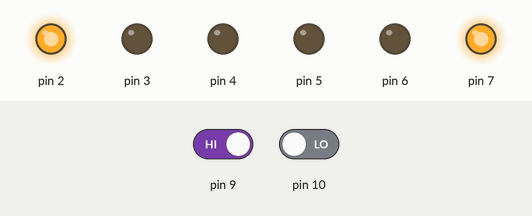
Recording of a sketch running on a simulated Arduino Uno, built with avr-gcc and run on an emulated ATmega328P. Parts: output pins drawn as LEDs (lit = HIGH). Dashed ring = blinking. Inputs (shaded band) come from the test bench; at power-on: pin 9 HIGH, pin 10 LOW.

Above: at 18.0 s.
18.1 s: pin 9 driven LOW
At 19.3 s:
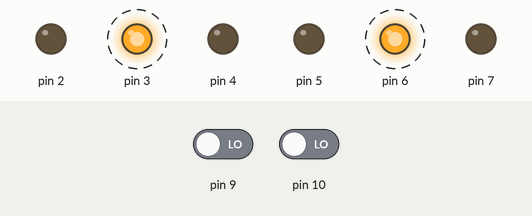
At 20.8 s:
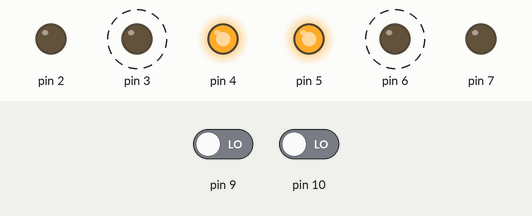
28.1 s: pin 10 driven HIGH
Timing chart, 0 to 43.5 s (numbered marks = the images above; inputs shaded):
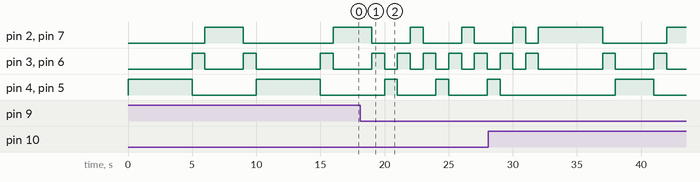

Measured:
- after the input at 18.1 s, pin 3, pin 6: alternates HIGH for 1.0 s and LOW for 1.0 s, starting after 2.9 s
- by itself, pin 4, pin 5: alternates HIGH for 5.0 s and LOW for 5.0 s

The sketch:

traffic_light_code.ino
```cpp
void setup() {
  // put your setup code here, to run once:
  Serial.begin(9600);
  pinMode(2,OUTPUT);
  pinMode(3,OUTPUT);
  pinMode(4,OUTPUT);
  pinMode(5,OUTPUT);
  pinMode(6,OUTPUT);
  pinMode(7,OUTPUT);
  pinMode(9,INPUT);
  pinMode(10,INPUT);

}
void loop() {
  //stage1
  //north
  int s1 = digitalRead(9);
  int s2 = digitalRead(10);

  if(s2==HIGH && s1==LOW){
    digitalWrite(2,HIGH);
    digitalWrite(3,LOW);
    digitalWrite(4,LOW);

    digitalWrite(5,LOW);
    digitalWrite(6,LOW);
    digitalWrite(7,HIGH);
    delay(5000);

    digitalWrite(2,LOW);
    digitalWrite(3,HIGH);
    digitalWrite(4,LOW);

    digitalWrite(5,LOW);
    digitalWrite(6,HIGH);
    digitalWrite(7,LOW);
    delay(1000);

    digitalWrite(2,LOW);
    digitalWrite(3,LOW);
    digitalWrite(4,HIGH);

    digitalWrite(5,HIGH);
    digitalWrite(6,LOW);
    digitalWrite(7,LOW);
    delay(3000);

    digitalWrite(2,LOW);
    digitalWrite(3,HIGH);
    digitalWrite(4,LOW);

    digitalWrite(5,LOW);
    digitalWrite(6,HIGH);
    digitalWrite(7,LOW);
    delay(1000);
  }

  else if(s2==LOW && s1==HIGH){
    digitalWrite(2,LOW);
    digitalWrite(3,LOW);
    digitalWrite(4,HIGH);

    digitalWrite(5,HIGH);
    digitalWrite(6,LOW);
    digitalWrite(7,LOW);
    delay(5000);

    digitalWrite(2,LOW);
    digitalWrite(3,HIGH);
    digitalWrite(4,LOW);

    digitalWrite(5,LOW);
    digitalWrite(6,HIGH);
    digitalWrite(7,LOW);
    delay(1000);

    digitalWrite(2,HIGH);
    digitalWrite(3,LOW);
    digitalWrite(4,LOW);

    digitalWrite(5,LOW);
    digitalWrite(6,LOW);
    digitalWrite(7,HIGH);
    delay(3000);

    digitalWrite(2,LOW);
    digitalWrite(3,HIGH);
    digitalWrite(4,LOW);

    digitalWrite(5,LOW);
    digitalWrite(6,HIGH);
    digitalWrite(7,LOW);
    delay(1000);
  }

  else if(s2==HIGH && s1==HIGH){
    digitalWrite(2,LOW);
    digitalWrite(3,LOW);
    digitalWrite(4,HIGH);

    digitalWrite(5,HIGH);
    digitalWrite(6,LOW);
    digitalWrite(7,LOW);
    delay(2000);

    digitalWrite(2,LOW);
    digitalWrite(3,HIGH);
    digitalWrite(4,LOW);

    digitalWrite(5,LOW);
    digitalWrite(6,HIGH);
    digitalWrite(7,LOW);
    delay(1000);

    digitalWrite(2,HIGH);
    digitalWrite(3,LOW);
    digitalWrite(4,LOW);

    digitalWrite(5,LOW);
    digitalWrite(6,LOW);
    digitalWrite(7,HIGH);
    delay(2000);

    digitalWrite(2,LOW);
    digitalWrite(3,HIGH);
    digitalWrite(4,LOW);

    digitalWrite(5,LOW);
    digitalWrite(6,HIGH);
    digitalWrite(7,LOW);
    delay(1000);
  }

  else{
    digitalWrite(2,LOW);
    digitalWrite(3,LOW);
    digitalWrite(4,HIGH);

    digitalWrite(5,HIGH);
    digitalWrite(6,LOW);
    digitalWrite(7,LOW);
    delay(1000);

    digitalWrite(2,LOW);
    digitalWrite(3,HIGH);
    digitalWrite(4,LOW);

    digitalWrite(5,LOW);
    digitalWrite(6,HIGH);
    digitalWrite(7,LOW);
    delay(1000);

    digitalWrite(2,HIGH);
    digitalWrite(3,LOW);
    digitalWrite(4,LOW);

    digitalWrite(5,LOW);
    digitalWrite(6,LOW);
    digitalWrite(7,HIGH);
    delay(1000);

    digitalWrite(2,LOW);
    digitalWrite(3,HIGH);
    digitalWrite(4,LOW);

    digitalWrite(5,LOW);
    digitalWrite(6,HIGH);
    digitalWrite(7,LOW);
    delay(1000);
  }
}
```
